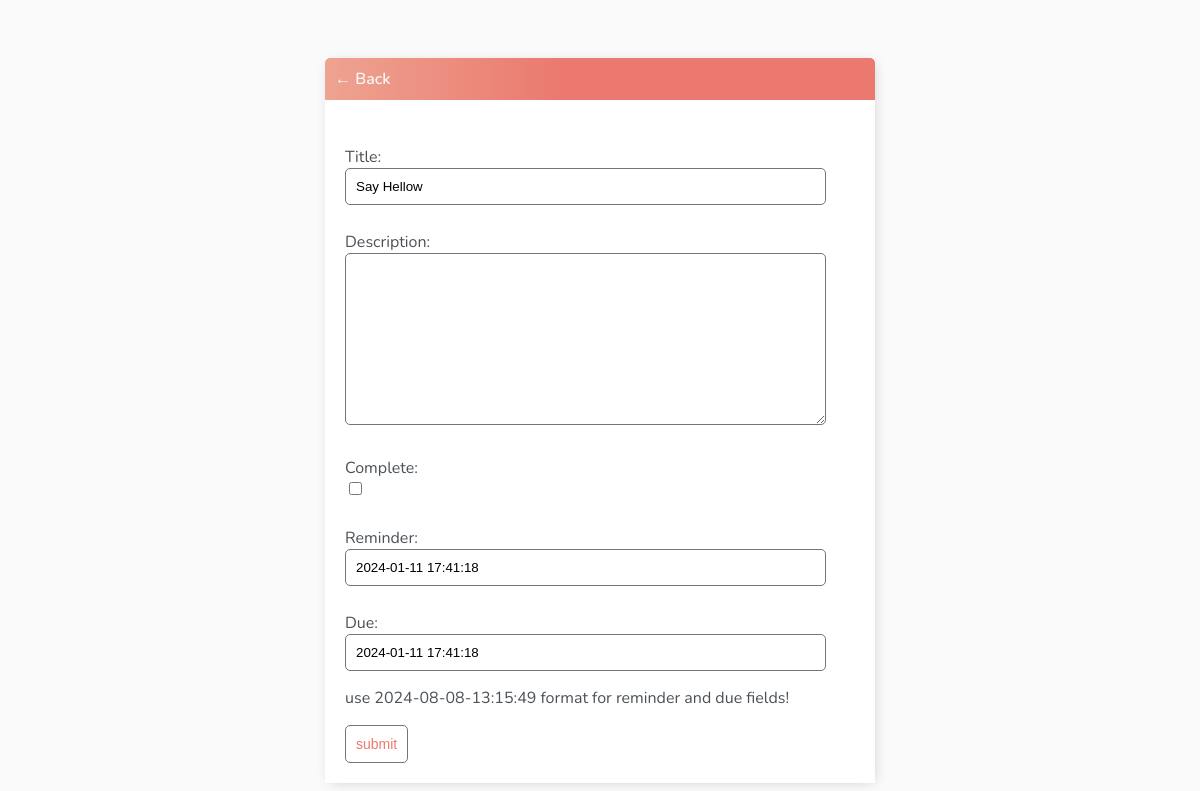
Page /task-update/16 (signed in) on the committed database.
### login/models.py (models this page shows, shortened)
class Task(models.Model):
    user = models.ForeignKey(User, on_delete=models.CASCADE, null=True, blank=True)
    title = models.CharField(max_length=5000)
    description = models.TextField(max_length=5000, blank=True)
    create = models.DateTimeField(auto_now_add=True)
    complete = models.BooleanField(default=False)
    reminder = models.DateTimeField()
    due = models.DateTimeField()
    class Meta:
        ordering = ['complete']

### login/views.py (the view)
# urls.py: path('task-update/<int:pk>', TaskUpdate.as_view(), name='task-update'),
class TaskUpdate(LoginRequiredMixin, UpdateView):
    model = Task
    fields = ['title', 'description', 'complete', 'reminder', 'due']
    success_url = reverse_lazy('tasks') #redirect the user

### login/templates/login/task_form.html (shortened to what this page needs)
{% extends 'login/main.html' %}
{% block content %}
<div class="header-bar">
    <a href="{% url 'tasks' %}">&#8592; Back</a>
</div>
<div class="card-body">
    <form method="POST" action="">
        {{form.as_p}}
        <p>use 2024-08-08-13:15:49 format for reminder and due fields!</p>
        <input class="button" type="submit" value="submit">
    </form>
</div>
{% endblock content %}

### login/templates/login/main.html (style rules this page uses)
body { background-color: #FAFAFA; font-family: 'Nunito', sans-serif; padding-top: 50px; }
h1, h2, h3, h4, h5, h6, { font-family: 'Raleway', sans-serif; }
a, p { color: #4b5156 }
a { font-weight: 600; }
input { outline: none; border: none; }
.header-bar { display: flex; justify-content: space-between; color: #fff; padding: 10px; border-radius: 5px 5px 0 0; background: linear-gradient(90deg, #EEA390 0%, #EB796F 43%, #EB796F 100%); }
.header-bar a { color: rgb(247, 247, 247); text-decoration: none; }
input[type=text], input[type=password], textarea { border: 1px solid #757575; border-radius: 5px; padding: 10px; width: 90%; }
label { padding-top: 10px !important; display: block; }
::placeholder { font-weight: 300; opacity: 0.5; }
.button { border: 1px solid #757575; background-color: #FFF; color: #EB796F; padding: 10px; font-size: 14px; border-radius: 5px; cursor: pointer; text-decoration: none; }
.card-body { padding: 20px; }

### rows in the picture
Task: title "Say Hellow", reminder "2024-01-11 17:41:18", due "2024-01-11 17:41:18"
